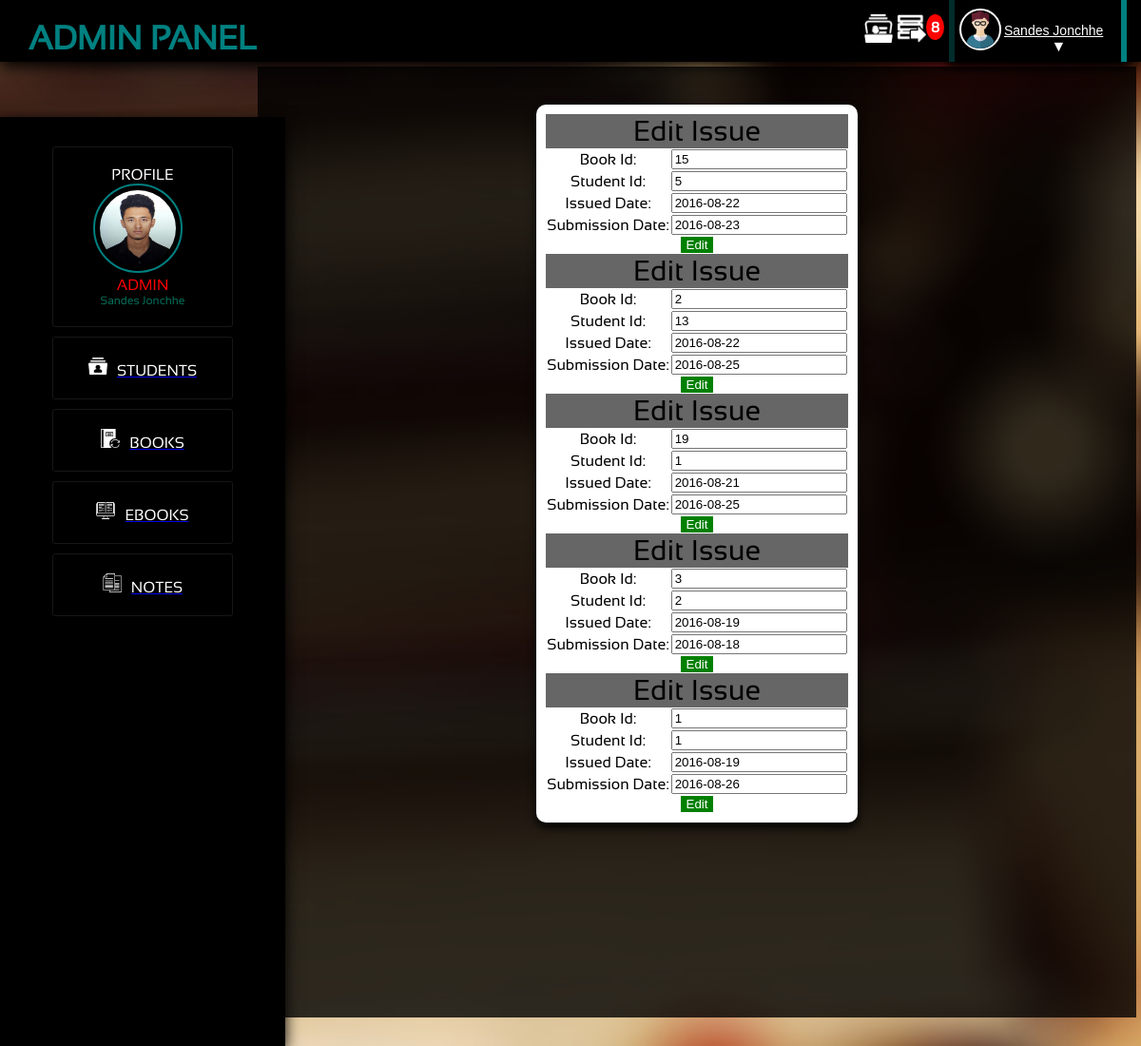
The app's page /admin/edit_issue.php (signed in), older data.
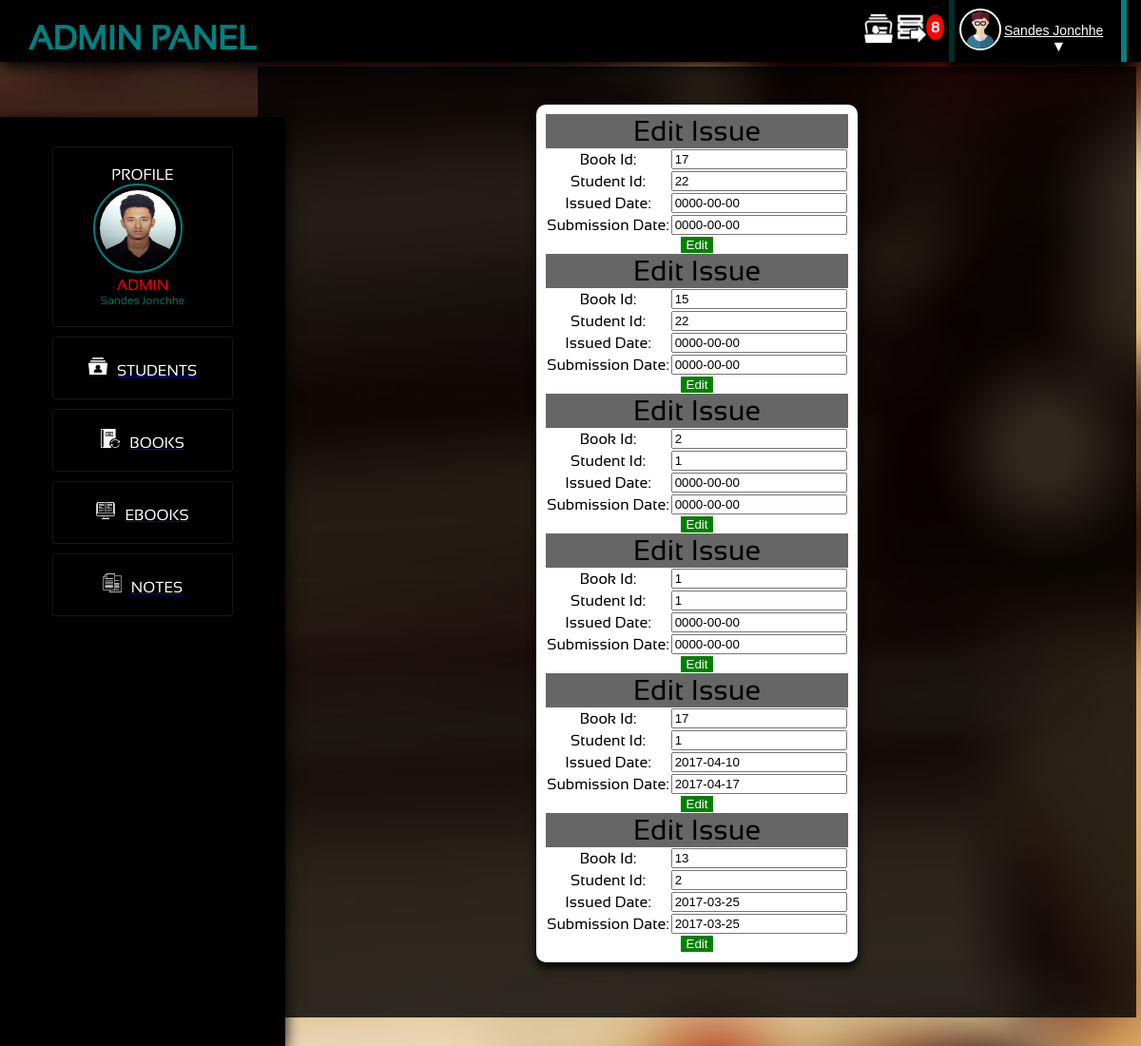
The same page, newer data.
### tables this page shows
CREATE TABLE `issues` (
  `tid` int(11) NOT NULL,
  `issuedate` date NOT NULL,
  `submission` date NOT NULL,
  `b_id` int(11) NOT NULL,
  `s_id` int(11) NOT NULL,
  `bookmarked` date NOT NULL
);

### admin/class/class.ManageIssue.php (called while the page is built, shortened)
<?php
	include_once('../class.database.php');
	class ManageIssue{
		public $linker;
		function __construct(){
			$db_connection = new dbConnection();
			$this->linker = $db_connection->connect();
			return $this->linker;
		}
		function listIssue($limit){
			$query = $this->linker->query("SELECT * FROM issues,student,books WHERE sid=s_id AND bid=b_id ORDER BY tid DESC $limit");
			$counts = $query->rowCount();
			if($counts >= 1){
				$result = $query->fetchAll();
			}else{
				$result = $counts;
			}
			return $result;
		}
	}
?>

### class.database.php (called while the page is built, shortened)
<?php
	class dbConnection{
		public $db_name = 'php-librarys';
		public $db_user = 'root';
		public $db_pass = '';
		public $db_host = 'localhost';
		function connect(){
			try{
				$this->db_conn = new PDO("mysql:host=$this->db_host;dbname=$this->db_name",
					$this->db_user,$this->db_pass);
				return $this->db_conn;
			}
			catch(PDOException $e){
				return $e->getMessage();
			}
		}
	}
?>

### admin/manage/manage.issues.php (called while the page is built, shortened)
<?php
	include_once('class/class.ManageIssue.php');
	$init = new ManageIssue();
	if(isset($_GET['tid']))
	{
	    $tid = $_GET['tid'];
	    $list_issue = $init->listIdIssue($tid);
	}else{
        if(isset($_GET['page'])){
          $page = preg_replace("#[^0-9]#","",$_GET['page']);
        }else{
          $page = 1;
        }
        $perPage = 6;
        $limit = "LIMIT ".($page-1)*$perPage.",$perPage";
        $list_issue = $init->listIssue($limit);
	}

### admin/edit_issue.php (the view, shortened to what this page needs)
<?php
  include_once('header.php');
  include_once('class/class.ManageIssue.php');
  include_once('manage/manage.issues.php');
?>
<div class="main_content"><center>
<table class="admin_table">
    <form method="post" action="edit_issue.php" enctype="multipart/form-data">
    <?php
      foreach ($list_issue as $key => $values) {
    ?>
      <tr class="trans"><td colspan="2" style="font-size:30px; color:black;">Edit Issue</td></tr>
      <tr>
      <tr>
        <td><label for="Title">Book Id:</label></td>
  			<td><input type="text" name="b_id" id="b_id" value="<?php echo $values['b_id']; ?>" /></td>
      </tr>
      <tr>
        <td><label for="Title">Student Id:</label></td>
  			<td><input type="text" name="s_id" id="s_id" value="<?php echo $values['s_id']; ?>" /></td>
      </tr>
      <tr>
        <td><label for="Title">Issued Date:</label></td>
        <td><input type="text" name="issuedate" id="due_date1" value="<?php echo $values['issuedate']; ?>" /></td>
      </tr>
      <tr>
        <td><label for="Title">Submission Date:</label></td>
        <td><input type="text" name="submission" id="due_date" value="<?php echo $values['submission']; ?>" /></td>
      </tr>
      <tr>
      <tr>
        <td colspan="2"><input type="submit" value="Edit" name="edit_issue" style="background:green;color:white;border:0px;"/></td>
      </tr>
    <?php
      }
    ?>
  	</form>
</table>
</div>
</body>
</html>

Row changes from the older to the newer data that the page shows:
removed issues: b_id "15", s_id "5", issuedate "2016-08-22", submission "2016-08-23"
removed issues: b_id "2", s_id "13", issuedate "2016-08-22", submission "2016-08-25"
removed issues: b_id "19", s_id "1", issuedate "2016-08-21", submission "2016-08-25"
no longer on this page (row edited): issues: b_id "3", s_id "2", issuedate "2016-08-19", submission "2016-08-18"
removed issues: b_id "1", s_id "1", issuedate "2016-08-19", submission "2016-08-26"
added issues: b_id "17", s_id "22", issuedate "0000-00-00", submission "0000-00-00"
added issues: b_id "15", s_id "22", issuedate "0000-00-00", submission "0000-00-00"
added issues: b_id "2", s_id "1", issuedate "0000-00-00", submission "0000-00-00"
added issues: b_id "1", s_id "1", issuedate "0000-00-00", submission "0000-00-00"
added issues: b_id "17", s_id "1", issuedate "2017-04-10", submission "2017-04-17"
added issues: b_id "13", s_id "2", issuedate "2017-03-25", submission "2017-03-25"
